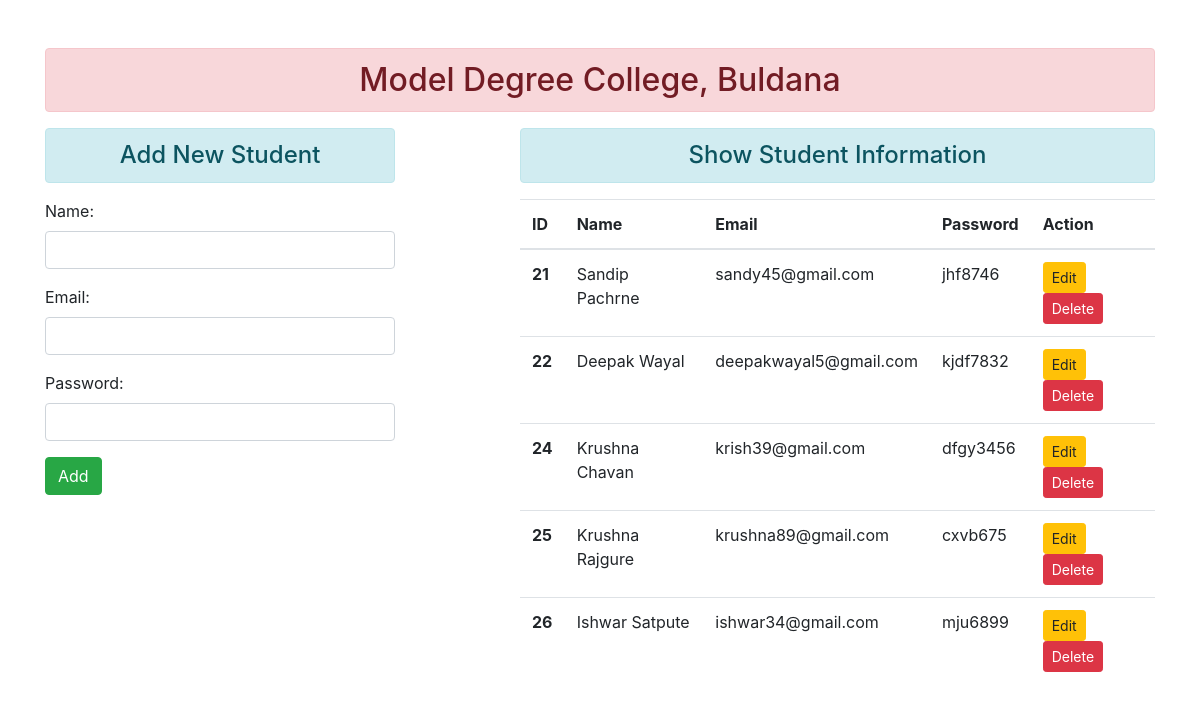
The page / on the database its author committed.
### enroll/models.py (models this page shows)
class User(models.Model):
 name = models.CharField(max_length=70)
 email = models.EmailField(max_length=100)
 password = models.CharField(max_length=100)

### enroll/views.py (the view)
# urls.py: path('', views.add_show, name="addandshow"),
def add_show(request):
 if request.method == 'POST':
  fm = StudentRegistration(request.POST)
  if fm.is_valid():
   nm = fm.cleaned_data['name']
   em = fm.cleaned_data['email']
   pw = fm.cleaned_data['password']
   reg = User(name=nm, email=em, password=pw)
   reg.save()
   fm = StudentRegistration()
 else:
  fm = StudentRegistration()
 stud = User.objects.all()
 return render(request, 'enroll/addandshow.html', {'form':fm, 'stu':stud})

### enroll/forms.py
class StudentRegistration(forms.ModelForm):
 class Meta:
  model = User
  fields = ['name', 'email', 'password']
  widgets = {
   'name': forms.TextInput(attrs={'class':'form-control'}),
   'email': forms.EmailInput(attrs={'class':'form-control'}),
   'password': forms.PasswordInput(render_value=True, attrs={'class':'form-control'}),
  }

### enroll/templates/enroll/addandshow.html (shortened to what this page needs)
{% extends 'enroll/base.html' %}
{% block content %}
<div class="row">
 <div class="col-sm-4">
  <h4 class="text-center alert alert-info">Add New Student</h4>
  <form action="" method="POST">
   {{form.as_p}}
   <input type="submit" class="btn btn-success" value="Add">
  </form>
 </div>
 <div class="col-sm-7 offset-1">
  <h4 class="text-center alert alert-info">Show Student Information</h4>
  {% if stu %}
   <table class="table table-hover">
     <thead>
       <tr>
         <th scope="col">ID</th>
         <th scope="col">Name</th>
         <th scope="col">Email</th>
         <th scope="col">Password</th>
         <th scope="col">Action</th>
       </tr>
     </thead>
     <tbody>
      {% for st in stu %}
       <tr>
         <th scope="row">{{st.id}}</th>
         <td>{{st.name}}</td>
         <td>{{st.email}}</td>
         <td>{{st.password}}</td>
         <td>
         <a href="{% url 'updatedata' st.id %}" class="btn btn-warning btn-sm">Edit</a>
         <form action="{% url 'deletedata' st.id %}" method="post" class="d-inline"> {% csrf_token %}
          <input type="submit" class="btn btn-danger btn-sm" value="Delete">
         </form>
         </td>
       </tr>
      {% endfor %}
     </tbody>
   </table>
  {% else %}
   <h4 class="text-center alert alert-warning">No Records</h4>
  {% endif %}
 </div>
</div>
{% endblock content %}

### enroll/templates/enroll/base.html (shortened to what this page needs)
<!DOCTYPE html>
{% load static %}
<html lang="en">
<head>
 <link rel="stylesheet" href="{% static 'enroll/css/bootstrap.css' %}">
</head>
<body>
 <div class="container mt-5">
  <h2 class="text-center alert alert-danger">Model Degree College, Buldana</h2>
  {% block content %} {% endblock content %}
 </div>
</body>
</html>

### rows shown on the page
User: id "21", name "Sandip Pachrne", email "sandy45@gmail.com", password "jhf8746"
User: id "22", name "Deepak Wayal", email "deepakwayal5@gmail.com", password "kjdf7832"
User: id "24", name "Krushna Chavan", email "krish39@gmail.com", password "dfgy3456"
User: id "25", name "Krushna Rajgure", email "krushna89@gmail.com", password "cxvb675"
User: id "26", name "Ishwar Satpute", email "ishwar34@gmail.com", password "mju6899"
